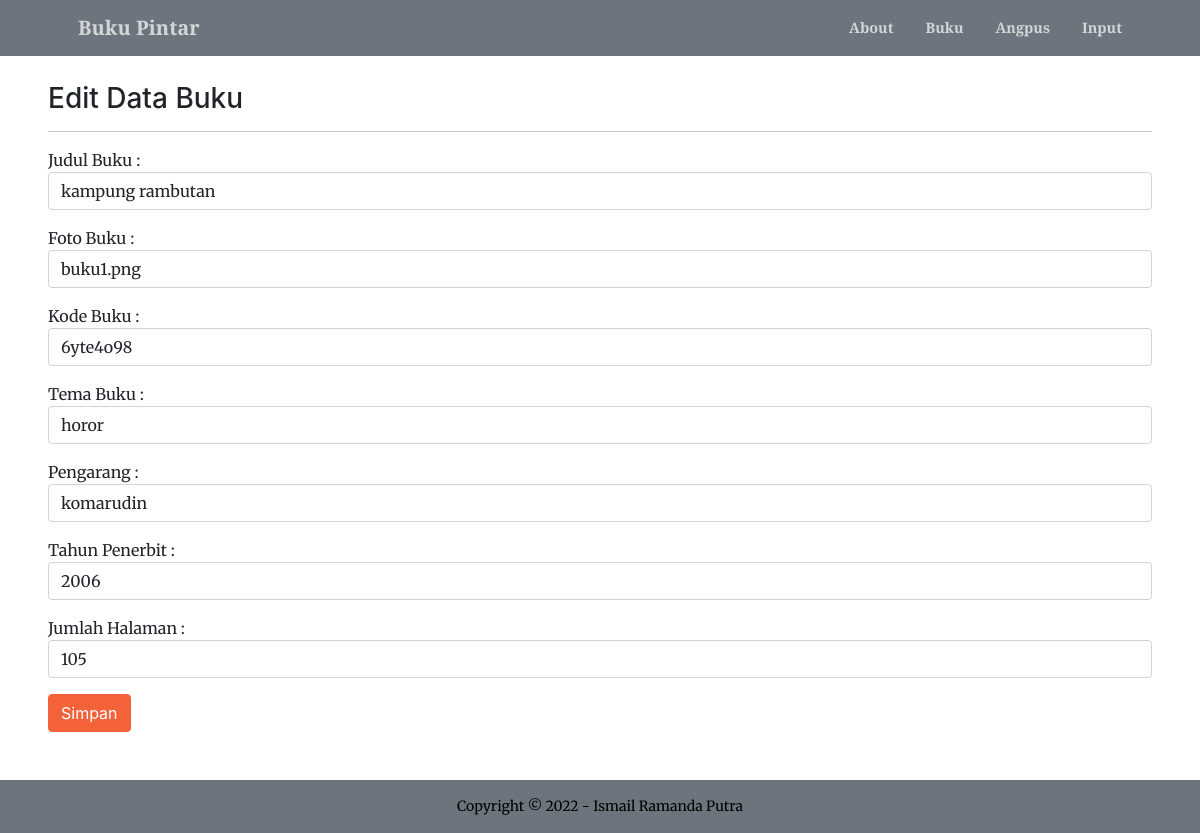
The page /edit.php?id=1 on the database its author committed.
### tables this page shows
CREATE TABLE `perpustakaan` (
  `id` int(11) NOT NULL,
  `kode_buku` varchar(10) NOT NULL,
  `tema` varchar(50) NOT NULL,
  `judul` varchar(50) NOT NULL,
  `pengarang` varchar(25) NOT NULL,
  `jumlah_hal` varchar(20) NOT NULL,
  `tahun_penerbit` varchar(15) NOT NULL,
  `foto_buku` varchar(20) NOT NULL
);

### functions.php (called while the page is built, shortened)
<?php
$konn = mysqli_connect('localhost', 'root', '', 'UAS_1904030062');
function query($query)
{
  global $konn;
  $result = mysqli_query($konn, $query);
  if (mysqli_num_rows($result) == 1) {
    return mysqli_fetch_assoc($result);
  }
  $rows = [];
  return $rows;
}

### edit.php (the view, shortened to what this page needs)
<?php
require 'functions.php';
$id = $_GET['id'];
$perpus = query("SELECT * FROM perpustakaan WHERE id = $id");
?>
<!DOCTYPE html>
<html lang="en">
    <head>
        <link href="https://cdn.jsdelivr.net/npm/bootstrap-icons@1.5.0/font/bootstrap-icons.css" rel="stylesheet" />
        <link href="https://cdnjs.cloudflare.com/ajax/libs/SimpleLightbox/2.1.0/simpleLightbox.min.css" rel="stylesheet" />
        <link href="css/styles.css" rel="stylesheet" />
    </head>
    <body id="page-top">
        <nav class="navbar navbar-expand-lg navbar-light bg-secondary fixed-top " id="mainNav">
            <div class="container px-4 px-lg-5">
                <a class="navbar-brand" href="#page-top">Buku Pintar</a>
                <div class="collapse navbar-collapse" id="navbarResponsive">
                    <ul class="navbar-nav ms-auto my-2 my-lg-0">
                        <li class="nav-item"><a class="nav-link" href="index.php">About</a></li>
                        <li class="nav-item"><a class="nav-link" href="buku.php">Buku</a></li>
                        <li class="nav-item"><a class="nav-link" href="anggota.php">Angpus</a></li>
                        <li class="nav-item"><a class="nav-link" href="input.php">Input</a></li>
                    </ul>
                </div>
            </div>
        </nav>
        <div class="col-md-15 p-5 pt-5">
      <h3><i class="fas fa-users"></i><br>Edit Data Buku </h3>
      <hr>
      <form method="POST" action="">
        <div class="mb-3">
          <label for="judul">Judul Buku : </label>
          <input type="text" class="form-control" id="judul" value="<?= $perpus['judul'] ?>" placeholder="judul buku" name="judul" autofocus required autocomplete="off">
        </div>
        <div class="mb-3">
          <label for="foto_buku">Foto Buku : </label>
          <input type="text" class="form-control" id="foto_buku" value="<?= $perpus['foto_buku'] ?>" placeholder="Input Foto Buku" name="foto_buku" required autocomplete="off">
        </div>
        <div class="mb-3">
          <label for="kode_buku">Kode Buku : </label>
          <input type="text" class="form-control" id="kode_buku" value="<?= $perpus['kode_buku'] ?>" placeholder="Kode Buku" name="kode_buku" required autocomplete="off">
        </div>
        <div class="mb-3">
          <label for="tema">Tema Buku : </label>
          <input type="text" class="form-control" id="tema" value="<?= $perpus['tema'] ?>" placeholder="Tema Buku " name ="tema"required autocomplete="off">
        </div>
        <div class="mb-3">
          <label for="pengarang">Pengarang : </label>
          <input type="text" class="form-control" id="pengarang" value="<?= $perpus['pengarang'] ?>" placeholder="pengarang" name="pengarang" required autocomplete="off">
        </div>
        <div class="mb-3">
          <label for="tahun_penerbit">Tahun Penerbit : </label>
          <input type="text" class="form-control" id="tahun_penerbit" value="<?= $perpus['tahun_penerbit'] ?>" placeholder="Tahun Penerbit" name ="tahun_penerbit"required autocomplete="off">
        </div>
        <div class="mb-3">
          <label for="jumlah_hal">Jumlah Halaman : </label>
          <input type="text" class="form-control" id="jumlah_hal" value="<?= $perpus['jumlah_hal'] ?>" placeholder="Masukan Jumlah Halaman" name="foto_maba" required autocomplete="off">
        </div>
        <button type="submit" class="btn btn-primary" name="edit">Simpan</button>
      </form>
    </div>
        <footer class="bg-secondary py-3">
            <div class="container px-4 px-lg-5"><div class="small text-center text-black">Copyright &copy; 2022 - Ismail Ramanda Putra</div></div>
        </footer>
    </body>
</html>

### rows shown on the page
perpustakaan: judul "kampung rambutan", foto_buku "buku1.png", kode_buku "6yte4o98", tema "horor", pengarang "komarudin", tahun_penerbit "2006", foto_maba "105"
